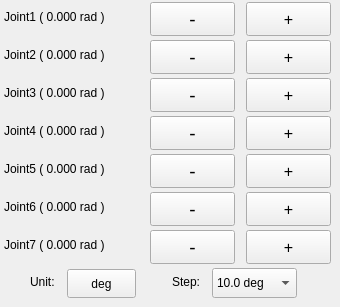
   <widget class="QWidget" name="tab1">
    <attribute name="title">
     <string>               MoveJ                </string>
    </attribute>
    <widget class="QPushButton" name="radDegButton_1">
     <property name="geometry">
      <rect>
       <x>67</x>
       <y>269</y>
       <width>69</width>
       <height>29</height>
      </rect>
     </property>
     <property name="text">
      <string>deg</string>
     </property>
    </widget>
    <widget class="QLabel" name="label_7">
     <property name="geometry">
      <rect>
       <x>4</x>
       <y>229</y>
       <width>143</width>
       <height>32</height>
      </rect>
     </property>
     <property name="text">
      <string>Joint7 ( 0.000 rad )</string>
     </property>
    </widget>
    <widget class="QPushButton" name="pushButton3_2">
     <property name="geometry">
      <rect>
       <x>246</x>
       <y>78</y>
       <width>85</width>
       <height>34</height>
      </rect>
     </property>
     <property name="font">
      <font>
       <family>Ubuntu</family>
       <pointsize>12</pointsize>
       <weight>50</weight>
       <italic>false</italic>
       <bold>false</bold>
      </font>
     </property>
     <property name="cursor">
      <cursorShape>PointingHandCursor</cursorShape>
     </property>
     <property name="text">
      <string>+</string>
     </property>
    </widget>
    <widget class="QLabel" name="label_step_1">
     <property name="geometry">
      <rect>
       <x>172</x>
       <y>266</y>
       <width>41</width>
       <height>32</height>
      </rect>
     </property>
     <property name="text">
      <string>Step:</string>
     </property>
    </widget>
    <widget class="QPushButton" name="pushButton5_1">
     <property name="geometry">
      <rect>
       <x>150</x>
       <y>154</y>
       <width>85</width>
       <height>34</height>
      </rect>
     </property>
     <property name="font">
      <font>
       <family>Ubuntu</family>
       <pointsize>14</pointsize>
       <weight>50</weight>
       <italic>false</italic>
       <bold>false</bold>
      </font>
     </property>
     <property name="cursor">
      <cursorShape>PointingHandCursor</cursorShape>
     </property>
     <property name="text">
      <string>-</string>
     </property>
    </widget>
    <widget class="QPushButton" name="pushButton6_2">
     <property name="geometry">
      <rect>
       <x>246</x>
       <y>192</y>
       <width>85</width>
       <height>34</height>
      </rect>
     </property>
     <property name="font">
      <font>
       <family>Ubuntu</family>
       <pointsize>12</pointsize>
       <weight>50</weight>
       <italic>false</italic>
       <bold>false</bold>
      </font>
     </property>
     <property name="cursor">
      <cursorShape>PointingHandCursor</cursorShape>
     </property>
     <property name="text">
      <string>+</string>
     </property>
    </widget>
    <widget class="QLabel" name="label_5">
     <property name="geometry">
      <rect>
       <x>4</x>
       <y>153</y>
       <width>143</width>
       <height>32</height>
      </rect>
     </property>
     <property name="text">
      <string>Joint5 ( 0.000 rad )</string>
     </property>
    </widget>
    <widget class="QPushButton" name="pushButton4_2">
     <property name="geometry">
      <rect>
       <x>246</x>
       <y>116</y>
       <width>85</width>
       <height>34</height>
      </rect>
     </property>
     <property name="font">
      <font>
       <family>Ubuntu</family>
       <pointsize>12</pointsize>
       <weight>50</weight>
       <italic>false</italic>
       <bold>false</bold>
      </font>
     </property>
     <property name="cursor">
      <cursorShape>PointingHandCursor</cursorShape>
     </property>
     <property name="text">
      <string>+</string>
     </property>
    </widget>
    <widget class="QComboBox" name="comboBox">
     <property name="geometry">
      <rect>
       <x>212</x>
       <y>268</y>
       <width>85</width>
       <height>30</height>
      </rect>
     </property>
     <property name="currentIndex">
      <number>3</number>
     </property>
     <item>
      <property name="text">
       <string>90.0 deg</string>
      </property>
     </item>
     <item>
      <property name="text">
       <string>60.0 deg</string>
      </property>
     </item>
     <item>
      <property name="text">
       <string>30.0 deg</string>
      </property>
     </item>
     <item>
      <property name="text">
       <string>10.0 deg</string>
      </property>
     </item>
     <item>
      <property name="text">
       <string>5.00 deg</string>
      </property>
     </item>
     <item>
      <property name="text">
       <string>1.00 deg</string>
      </property>
     </item>
     <item>
      <property name="text">
       <string>0.50 deg</string>
      </property>
     </item>
     <item>
      <property name="text">
       <string>0.25 deg</string>
      </property>
     </item>
     <item>
      <property name="text">
       <string>0.10 deg</string>
      </property>
     </item>
     <item>
      <property name="text">
       <string>0.05 deg</string>
      </property>
     </item>
     <item>
      <property name="text">
       <string>1.60 rad</string>
      </property>
     </item>
     <item>
      <property name="text">
       <string>0.80 rad</string>
      </property>
     </item>
     <item>
      <property name="text">
       <string>0.40 rad</string>
      </property>
     </item>
     <item>
      <property name="text">
       <string>0.20 rad</string>
      </property>
     </item>
     <item>
      <property name="text">
       <string>0.10 rad</string>
      </property>
     </item>
     <item>
      <property name="text">
       <string>0.05 rad</string>
      </property>
     </item>
     <item>
      <property name="text">
       <string>0.02 rad</string>
      </property>
     </item>
     <item>
      <property name="text">
       <string>0.01 rad</string>
      </property>
     </item>
    </widget>
    <widget class="QPushButton" name="pushButton5_2">
     <property name="geometry">
      <rect>
       <x>246</x>
       <y>154</y>
       <width>85</width>
       <height>34</height>
      </rect>
     </property>
     <property name="font">
      <font>
       <family>Ubuntu</family>
       <pointsize>12</pointsize>
       <weight>50</weight>
       <italic>false</italic>
       <bold>false</bold>
      </font>
     </property>
     <property name="cursor">
      <cursorShape>PointingHandCursor</cursorShape>
     </property>
     <property name="text">
      <string>+</string>
     </property>
    </widget>
    <widget class="QPushButton" name="pushButton6_1">
     <property name="geometry">
      <rect>
       <x>150</x>
       <y>192</y>
       <width>85</width>
       <height>34</height>
      </rect>
     </property>
     <property name="font">
      <font>
       <family>Ubuntu</family>
       <pointsize>14</pointsize>
       <weight>50</weight>
       <italic>false</italic>
       <bold>false</bold>
      </font>
     </property>
     <property name="cursor">
      <cursorShape>PointingHandCursor</cursorShape>
     </property>
     <property name="text">
      <string>-</string>
     </property>
    </widget>
    <widget class="QPushButton" name="pushButton1_1">
     <property name="geometry">
      <rect>
       <x>150</x>
       <y>2</y>
       <width>85</width>
       <height>34</height>
      </rect>
     </property>
     <property name="font">
      <font>
       <family>Ubuntu</family>
       <pointsize>14</pointsize>
       <weight>50</weight>
       <italic>false</italic>
       <bold>false</bold>
      </font>
     </property>
     <property name="cursor">
      <cursorShape>PointingHandCursor</cursorShape>
     </property>
     <property name="text">
      <string>-</string>
     </property>
    </widget>
    <widget class="QPushButton" name="pushButton7_1">
     <property name="geometry">
      <rect>
       <x>150</x>
       <y>230</y>
       <width>85</width>
       <height>34</height>
      </rect>
     </property>
     <property name="font">
      <font>
       <family>Ubuntu</family>
       <pointsize>14</pointsize>
       <weight>50</weight>
       <italic>false</italic>
       <bold>false</bold>
      </font>
     </property>
     <property name="cursor">
      <cursorShape>PointingHandCursor</cursorShape>
     </property>
     <property name="text">
      <string>-</string>
     </property>
    </widget>
    <widget class="QLabel" name="label_6">
     <property name="geometry">
      <rect>
       <x>4</x>
       <y>191</y>
       <width>143</width>
       <height>32</height>
      </rect>
     </property>
     <property name="text">
      <string>Joint6 ( 0.000 rad )</string>
     </property>
    </widget>
    <widget class="QPushButton" name="pushButton1_2">
     <property name="geometry">
      <rect>
       <x>246</x>
       <y>2</y>
       <width>85</width>
       <height>34</height>
      </rect>
     </property>
     <property name="font">
      <font>
       <family>Ubuntu</family>
       <pointsize>12</pointsize>
       <weight>50</weight>
       <italic>false</italic>
       <bold>false</bold>
      </font>
     </property>
     <property name="cursor">
      <cursorShape>PointingHandCursor</cursorShape>
     </property>
     <property name="text">
      <string>+</string>
     </property>
    </widget>
    <widget class="QPushButton" name="pushButton7_2">
     <property name="geometry">
      <rect>
       <x>246</x>
       <y>230</y>
       <width>85</width>
       <height>34</height>
      </rect>
     </property>
     <property name="font">
      <font>
       <family>Ubuntu</family>
       <pointsize>12</pointsize>
       <weight>50</weight>
       <italic>false</italic>
       <bold>false</bold>
      </font>
     </property>
     <property name="cursor">
      <cursorShape>PointingHandCursor</cursorShape>
     </property>
     <property name="text">
      <string>+</string>
     </property>
    </widget>
    <widget class="QLabel" name="label_4">
     <property name="geometry">
      <rect>
       <x>4</x>
       <y>115</y>
       <width>143</width>
       <height>32</height>
      </rect>
     </property>
     <property name="text">
      <string>Joint4 ( 0.000 rad )</string>
     </property>
    </widget>
    <widget class="QPushButton" name="pushButton2_1">
     <property name="geometry">
      <rect>
       <x>150</x>
       <y>40</y>
       <width>85</width>
       <height>34</height>
      </rect>
     </property>
     <property name="font">
      <font>
       <family>Ubuntu</family>
       <pointsize>14</pointsize>
       <weight>50</weight>
       <italic>false</italic>
       <bold>false</bold>
      </font>
     </property>
     <property name="cursor">
      <cursorShape>PointingHandCursor</cursorShape>
     </property>
     <property name="text">
      <string>-</string>
     </property>
    </widget>
    <widget class="QPushButton" name="pushButton2_2">
     <property name="geometry">
      <rect>
       <x>246</x>
       <y>40</y>
       <width>85</width>
       <height>34</height>
      </rect>
     </property>
     <property name="font">
      <font>
       <family>Ubuntu</family>
       <pointsize>12</pointsize>
       <weight>50</weight>
       <italic>false</italic>
       <bold>false</bold>
      </font>
     </property>
     <property name="cursor">
      <cursorShape>PointingHandCursor</cursorShape>
     </property>
     <property name="text">
      <string>+</string>
     </property>
    </widget>
    <widget class="QPushButton" name="pushButton4_1">
     <property name="geometry">
      <rect>
       <x>150</x>
       <y>116</y>
       <width>85</width>
       <height>34</height>
      </rect>
     </property>
     <property name="font">
      <font>
       <family>Ubuntu</family>
       <pointsize>14</pointsize>
       <weight>50</weight>
       <italic>false</italic>
       <bold>false</bold>
      </font>
     </property>
     <property name="cursor">
      <cursorShape>PointingHandCursor</cursorShape>
     </property>
     <property name="text">
      <string>-</string>
     </property>
    </widget>
    <widget class="QLabel" name="label_2">
     <property name="geometry">
      <rect>
       <x>4</x>
       <y>39</y>
       <width>143</width>
       <height>32</height>
      </rect>
     </property>
     <property name="text">
      <string>Joint2 ( 0.000 rad )</string>
     </property>
    </widget>
    <widget class="QLabel" name="label_3">
     <property name="geometry">
      <rect>
       <x>4</x>
       <y>77</y>
       <width>143</width>
       <height>32</height>
      </rect>
     </property>
     <property name="text">
      <string>Joint3 ( 0.000 rad )</string>
     </property>
    </widget>
    <widget class="QLabel" name="label_1">
     <property name="geometry">
      <rect>
       <x>4</x>
       <y>1</y>
       <width>143</width>
       <height>32</height>
      </rect>
     </property>
     <property name="text">
      <string>Joint1 ( 0.000 rad )</string>
     </property>
    </widget>
    <widget class="QPushButton" name="pushButton3_1">
     <property name="geometry">
      <rect>
       <x>150</x>
       <y>78</y>
       <width>85</width>
       <height>34</height>
      </rect>
     </property>
     <property name="font">
      <font>
       <family>Ubuntu</family>
       <pointsize>14</pointsize>
       <weight>50</weight>
       <italic>false</italic>
       <bold>false</bold>
      </font>
     </property>
     <property name="cursor">
      <cursorShape>PointingHandCursor</cursorShape>
     </property>
     <property name="text">
      <string>-</string>
     </property>
    </widget>
    <widget class="QLabel" name="label_18">
     <property name="geometry">
      <rect>
       <x>30</x>
       <y>266</y>
       <width>41</width>
       <height>32</height>
      </rect>
     </property>
     <property name="text">
      <string>Unit:</string>
     </property>
    </widget>
   </widget>
